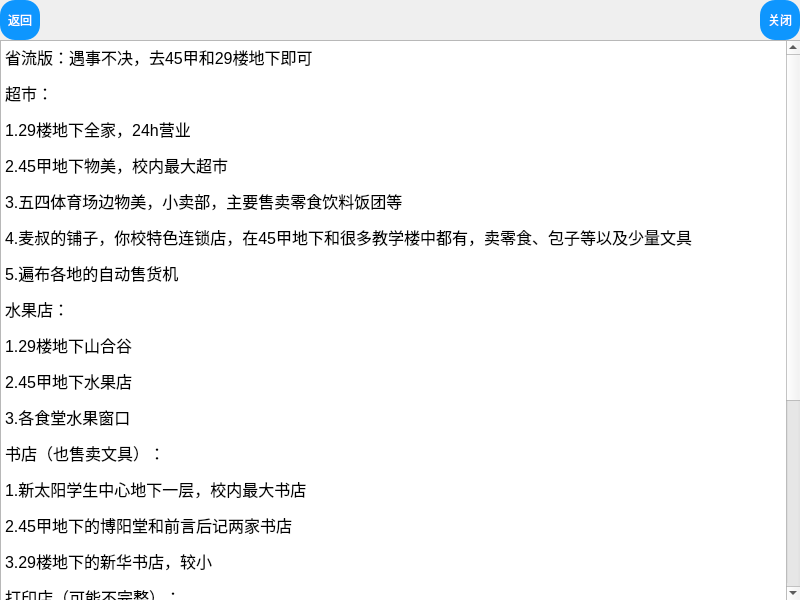
<?xml version="1.0" encoding="UTF-8"?>
<ui version="4.0">
 <class>shenghuofuwuDialog</class>
 <widget class="QDialog" name="shenghuofuwuDialog">
  <property name="geometry">
   <rect>
    <x>0</x>
    <y>0</y>
    <width>800</width>
    <height>600</height>
   </rect>
  </property>
  <property name="windowTitle">
   <string>Dialog</string>
  </property>
  <widget class="QPushButton" name="shfwpb1">
   <property name="geometry">
    <rect>
     <x>0</x>
     <y>0</y>
     <width>40</width>
     <height>40</height>
    </rect>
   </property>
   <property name="styleSheet">
    <string notr="true">QPushButton
{
    font-family:Microsoft Yahei;
    font:=20px;
    color:white;
    background-color:rgb(14 , 150 , 254);
    border-radius:15px;
    height:20px;
    width:20px;
}

QPushButton:hover
{
    background-color:rgb(44 , 137 , 255);
}

QPushButton:pressed
{
    background-color:rgb(14 , 150 , 254);
    padding-left:3px;
    padding-top:3px;
}</string>
   </property>
   <property name="text">
    <string>返回</string>
   </property>
  </widget>
  <widget class="QPushButton" name="shfwpb2">
   <property name="geometry">
    <rect>
     <x>760</x>
     <y>0</y>
     <width>40</width>
     <height>40</height>
    </rect>
   </property>
   <property name="styleSheet">
    <string notr="true">QPushButton
{
    font-family:Microsoft Yahei;
    font:=20px;
    color:white;
    background-color:rgb(14 , 150 , 254);
    border-radius:15px;
    height:20px;
    width:20px;
}

QPushButton:hover
{
    background-color:rgb(44 , 137 , 255);
}

QPushButton:pressed
{
    background-color:rgb(14 , 150 , 254);
    padding-left:3px;
    padding-top:3px;
}</string>
   </property>
   <property name="text">
    <string>关闭</string>
   </property>
  </widget>
  <widget class="QTextBrowser" name="textBrowser">
   <property name="geometry">
    <rect>
     <x>0</x>
     <y>40</y>
     <width>801</width>
     <height>561</height>
    </rect>
   </property>
   <property name="html">
    <string>&lt;!DOCTYPE HTML PUBLIC &quot;-//W3C//DTD HTML 4.0//EN&quot; &quot;http://www.w3.org/TR/REC-html40/strict.dtd&quot;&gt;
&lt;html&gt;&lt;head&gt;&lt;meta name=&quot;qrichtext&quot; content=&quot;1&quot; /&gt;&lt;meta charset=&quot;utf-8&quot; /&gt;&lt;style type=&quot;text/css&quot;&gt;
p, li { white-space: pre-wrap; }
hr { height: 1px; border-width: 0; }
li.unchecked::marker { content: &quot;\2610&quot;; }
li.checked::marker { content: &quot;\2612&quot;; }
&lt;/style&gt;&lt;/head&gt;&lt;body style=&quot; font-family:'Microsoft YaHei UI'; font-size:9pt; font-weight:400; font-style:normal;&quot;&gt;
&lt;p align=&quot;justify&quot; style=&quot; margin-top:12px; margin-bottom:12px; margin-left:0px; margin-right:0px; -qt-block-indent:0; text-indent:0px;&quot;&gt;&lt;span style=&quot; font-family:'楷体'; font-size:12pt;&quot;&gt;省流版：遇事不决，去45甲和29楼地下即可&lt;/span&gt;&lt;/p&gt;
&lt;p align=&quot;justify&quot; style=&quot; margin-top:12px; margin-bottom:12px; margin-left:0px; margin-right:0px; -qt-block-indent:0; text-indent:0px;&quot;&gt;&lt;span style=&quot; font-family:'楷体'; font-size:12pt;&quot;&gt;超市：&lt;/span&gt;&lt;/p&gt;
&lt;p align=&quot;justify&quot; style=&quot; margin-top:12px; margin-bottom:12px; margin-left:0px; margin-right:0px; -qt-block-indent:0; text-indent:0px;&quot;&gt;&lt;span style=&quot; font-family:'楷体'; font-size:12pt;&quot;&gt;1.29楼地下全家，24h营业&lt;/span&gt;&lt;/p&gt;
&lt;p align=&quot;justify&quot; style=&quot; margin-top:12px; margin-bottom:12px; margin-left:0px; margin-right:0px; -qt-block-indent:0; text-indent:0px;&quot;&gt;&lt;span style=&quot; font-family:'楷体'; font-size:12pt;&quot;&gt;2.45甲地下物美，校内最大超市&lt;/span&gt;&lt;/p&gt;
&lt;p align=&quot;justify&quot; style=&quot; margin-top:12px; margin-bottom:12px; margin-left:0px; margin-right:0px; -qt-block-indent:0; text-indent:0px;&quot;&gt;&lt;span style=&quot; font-family:'楷体'; font-size:12pt;&quot;&gt;3.五四体育场边物美，小卖部，主要售卖零食饮料饭团等&lt;/span&gt;&lt;/p&gt;
&lt;p align=&quot;justify&quot; style=&quot; margin-top:12px; margin-bottom:12px; margin-left:0px; margin-right:0px; -qt-block-indent:0; text-indent:0px;&quot;&gt;&lt;span style=&quot; font-family:'楷体'; font-size:12pt;&quot;&gt;4.麦叔的铺子，你校特色连锁店，在45甲地下和很多教学楼中都有，卖零食、包子等以及少量文具&lt;/span&gt;&lt;/p&gt;
&lt;p align=&quot;justify&quot; style=&quot; margin-top:12px; margin-bottom:12px; margin-left:0px; margin-right:0px; -qt-block-indent:0; text-indent:0px;&quot;&gt;&lt;span style=&quot; font-family:'楷体'; font-size:12pt;&quot;&gt;5.遍布各地的自动售货机&lt;/span&gt;&lt;/p&gt;
&lt;p align=&quot;justify&quot; style=&quot; margin-top:12px; margin-bottom:12px; margin-left:0px; margin-right:0px; -qt-block-indent:0; text-indent:0px;&quot;&gt;&lt;span style=&quot; font-family:'楷体'; font-size:12pt;&quot;&gt;水果店：&lt;/span&gt;&lt;/p&gt;
&lt;p align=&quot;justify&quot; style=&quot; margin-top:12px; margin-bottom:12px; margin-left:0px; margin-right:0px; -qt-block-indent:0; text-indent:0px;&quot;&gt;&lt;span style=&quot; font-family:'楷体'; font-size:12pt;&quot;&gt;1.29楼地下山合谷&lt;/span&gt;&lt;/p&gt;
&lt;p align=&quot;justify&quot; style=&quot; margin-top:12px; margin-bottom:12px; margin-left:0px; margin-right:0px; -qt-block-indent:0; text-indent:0px;&quot;&gt;&lt;span style=&quot; font-family:'楷体'; font-size:12pt;&quot;&gt;2.45甲地下水果店&lt;/span&gt;&lt;/p&gt;
&lt;p align=&quot;justify&quot; style=&quot; margin-top:12px; margin-bottom:12px; margin-left:0px; margin-right:0px; -qt-block-indent:0; text-indent:0px;&quot;&gt;&lt;span style=&quot; font-family:'楷体'; font-size:12pt;&quot;&gt;3.各食堂水果窗口&lt;/span&gt;&lt;/p&gt;
&lt;p align=&quot;justify&quot; style=&quot; margin-top:12px; margin-bottom:12px; margin-left:0px; margin-right:0px; -qt-block-indent:0; text-indent:0px;&quot;&gt;&lt;span style=&quot; font-family:'楷体'; font-size:12pt;&quot;&gt;书店（也售卖文具）：&lt;/span&gt;&lt;/p&gt;
&lt;p align=&quot;justify&quot; style=&quot; margin-top:12px; margin-bottom:12px; margin-left:0px; margin-right:0px; -qt-block-indent:0; text-indent:0px;&quot;&gt;&lt;span style=&quot; font-family:'楷体'; font-size:12pt;&quot;&gt;1.新太阳学生中心地下一层，校内最大书店&lt;/span&gt;&lt;/p&gt;
&lt;p align=&quot;justify&quot; style=&quot; margin-top:12px; margin-bottom:12px; margin-left:0px; margin-right:0px; -qt-block-indent:0; text-indent:0px;&quot;&gt;&lt;span style=&quot; font-family:'楷体'; font-size:12pt;&quot;&gt;2.45甲地下的博阳堂和前言后记两家书店&lt;/span&gt;&lt;/p&gt;
&lt;p align=&quot;justify&quot; style=&quot; margin-top:12px; margin-bottom:12px; margin-left:0px; margin-right:0px; -qt-block-indent:0; text-indent:0px;&quot;&gt;&lt;span style=&quot; font-family:'楷体'; font-size:12pt;&quot;&gt;3.29楼地下的新华书店，较小&lt;/span&gt;&lt;/p&gt;
&lt;p align=&quot;justify&quot; style=&quot; margin-top:12px; margin-bottom:12px; margin-left:0px; margin-right:0px; -qt-block-indent:0; text-indent:0px;&quot;&gt;&lt;span style=&quot; font-family:'楷体'; font-size:12pt;&quot;&gt;打印店（可能不完整）：&lt;/span&gt;&lt;/p&gt;
&lt;p align=&quot;justify&quot; style=&quot; margin-top:12px; margin-bottom:12px; margin-left:0px; margin-right:0px; -qt-block-indent:0; text-indent:0px;&quot;&gt;&lt;span style=&quot; font-family:'楷体'; font-size:12pt;&quot;&gt;1.29楼地下打印店，工作日8:30-22:00，周末9:00-21:00&lt;/span&gt;&lt;/p&gt;
&lt;p align=&quot;justify&quot; style=&quot; margin-top:12px; margin-bottom:12px; margin-left:0px; margin-right:0px; -qt-block-indent:0; text-indent:0px;&quot;&gt;&lt;span style=&quot; font-family:'楷体'; font-size:12pt;&quot;&gt;2.45甲地下打印店&lt;/span&gt;&lt;/p&gt;
&lt;p align=&quot;justify&quot; style=&quot; margin-top:12px; margin-bottom:12px; margin-left:0px; margin-right:0px; -qt-block-indent:0; text-indent:0px;&quot;&gt;&lt;span style=&quot; font-family:'楷体'; font-size:12pt;&quot;&gt;3.理科一号楼文印部，工作日8:00-18：30，周末8:30-18:30&lt;/span&gt;&lt;/p&gt;
&lt;p align=&quot;justify&quot; style=&quot; margin-top:12px; margin-bottom:12px; margin-left:0px; margin-right:0px; -qt-block-indent:0; text-indent:0px;&quot;&gt;&lt;span style=&quot; font-family:'楷体'; font-size:12pt;&quot;&gt;4.遥感楼1楼打印店，工作日9:00-11:00，周六9:00-16:30&lt;/span&gt;&lt;/p&gt;
&lt;p align=&quot;justify&quot; style=&quot; margin-top:12px; margin-bottom:12px; margin-left:0px; margin-right:0px; -qt-block-indent:0; text-indent:0px;&quot;&gt;&lt;span style=&quot; font-family:'楷体'; font-size:12pt;&quot;&gt;5.图书馆主馆，光华楼，新太阳等地有自主打印机&lt;/span&gt;&lt;/p&gt;
&lt;p align=&quot;justify&quot; style=&quot; margin-top:12px; margin-bottom:12px; margin-left:0px; margin-right:0px; -qt-block-indent:0; text-indent:0px;&quot;&gt;&lt;span style=&quot; font-family:'楷体'; font-size:12pt;&quot;&gt;纪念品店：新太阳地下，持学生卡有打折，不过一般只推荐朋友来访时去&lt;/span&gt;&lt;/p&gt;
&lt;p align=&quot;justify&quot; style=&quot; margin-top:12px; margin-bottom:12px; margin-left:0px; margin-right:0px; -qt-block-indent:0; text-indent:0px;&quot;&gt;&lt;span style=&quot; font-family:'楷体'; font-size:12pt;&quot;&gt;花店：29楼地下&lt;/span&gt;&lt;/p&gt;
&lt;p align=&quot;justify&quot; style=&quot; margin-top:12px; margin-bottom:12px; margin-left:0px; margin-right:0px; -qt-block-indent:0; text-indent:0px;&quot;&gt;&lt;span style=&quot; font-family:'楷体'; font-size:12pt;&quot;&gt;日用品：29楼地下和45甲地下&lt;/span&gt;&lt;/p&gt;&lt;/body&gt;&lt;/html&gt;</string>
   </property>
  </widget>
 </widget>
 <resources/>
 <connections/>
</ui>
